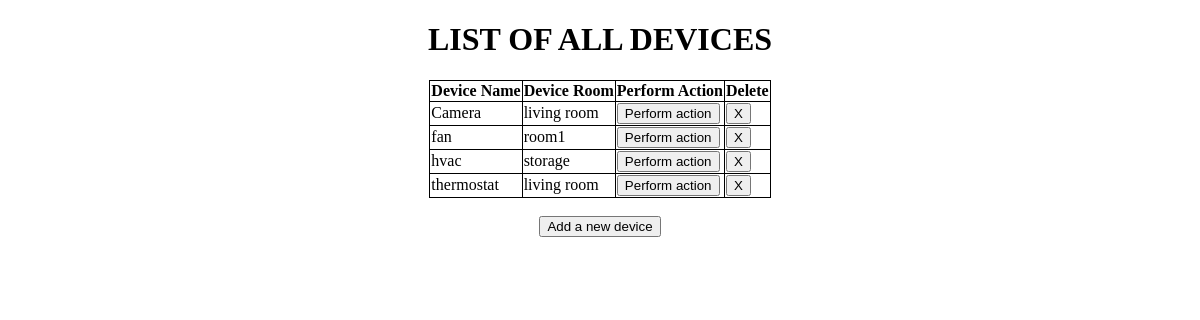
The app's page /devices/, older data.
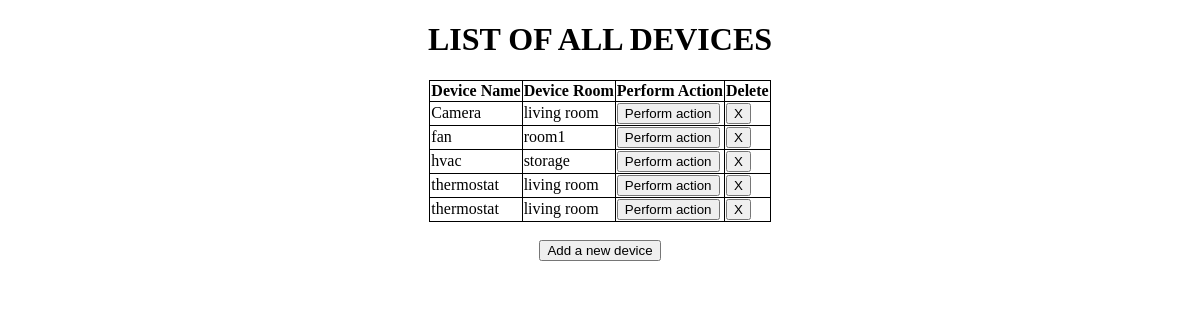
The same page, newer data.
### project/models.py (models this page shows, shortened)
class Device(db.Model):
	__tablename__='Device'
	id=db.Column(db.Integer, primary_key=True)
	dev_name=db.Column(db.Text)
	dev_room=db.Column(db.Text)
	Action=db.relationship("Action", backref='device',lazy='dynamic',cascade='all,delete')

### project/devices/views.py (the view, shortened to what this page needs)
@devices_blueprint.route('/',methods=['GET','POST'])
def index():
	delete_form=DeleteForm()
	return render_template('devices/index.html',devices=Device.query.all(),delete_form=delete_form)

### project/devices/forms.py
class DeleteForm(FlaskForm):
	pass

### project/devices/templates/devices/index.html (shortened to what this page needs)
{% extends 'base.html' %}
{% block content %}
	<center><h1>LIST OF ALL DEVICES</h1></center>
	<center>
		<table>
		<tr>
    		<th>Device Name</th>
    		<th>Device Room</th>
    		<th>Perform Action</th>
    		<th>Delete</th>
  		</tr>
		{% for device in devices %}
		<tr>
			<td>{{device.dev_name}}</td>
			<td>{{device.dev_room}}</td>
			<td><a href="{{url_for('actions.index',dev_id=device.id)}}"><button>Perform action</button></a></td>
			<td><form action="{{url_for('devices.edit',id=device.id)}}" method="POST">
				<input type="submit" value="X"></form></td>
		</tr>
		{% endfor %}
	</table></center><br>
	<center><a href="{{url_for('devices.new')}}"><button>Add a new device</button></a></center>
{% endblock %}

Row changes from the older to the newer data that the page shows:
added Device: dev_name "thermostat", dev_room "living room"
